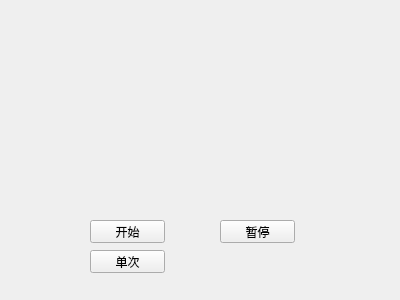
<?xml version="1.0" encoding="UTF-8"?>
<ui version="4.0">
 <class>Widget</class>
 <widget class="QWidget" name="Widget">
  <property name="geometry">
   <rect>
    <x>0</x>
    <y>0</y>
    <width>400</width>
    <height>300</height>
   </rect>
  </property>
  <property name="windowTitle">
   <string>电子相册2</string>
  </property>
  <widget class="QLabel" name="label">
   <property name="geometry">
    <rect>
     <x>90</x>
     <y>50</y>
     <width>201</width>
     <height>131</height>
    </rect>
   </property>
   <property name="text">
    <string/>
   </property>
   <property name="scaledContents">
    <bool>true</bool>
   </property>
  </widget>
  <widget class="QPushButton" name="startButton">
   <property name="geometry">
    <rect>
     <x>90</x>
     <y>220</y>
     <width>75</width>
     <height>23</height>
    </rect>
   </property>
   <property name="text">
    <string>开始</string>
   </property>
  </widget>
  <widget class="QPushButton" name="stopButton">
   <property name="geometry">
    <rect>
     <x>220</x>
     <y>220</y>
     <width>75</width>
     <height>23</height>
    </rect>
   </property>
   <property name="text">
    <string>暂停</string>
   </property>
  </widget>
  <widget class="QPushButton" name="singleButton">
   <property name="geometry">
    <rect>
     <x>90</x>
     <y>250</y>
     <width>75</width>
     <height>23</height>
    </rect>
   </property>
   <property name="text">
    <string>单次</string>
   </property>
  </widget>
 </widget>
 <layoutdefault spacing="6" margin="11"/>
 <resources/>
 <connections/>
</ui>
